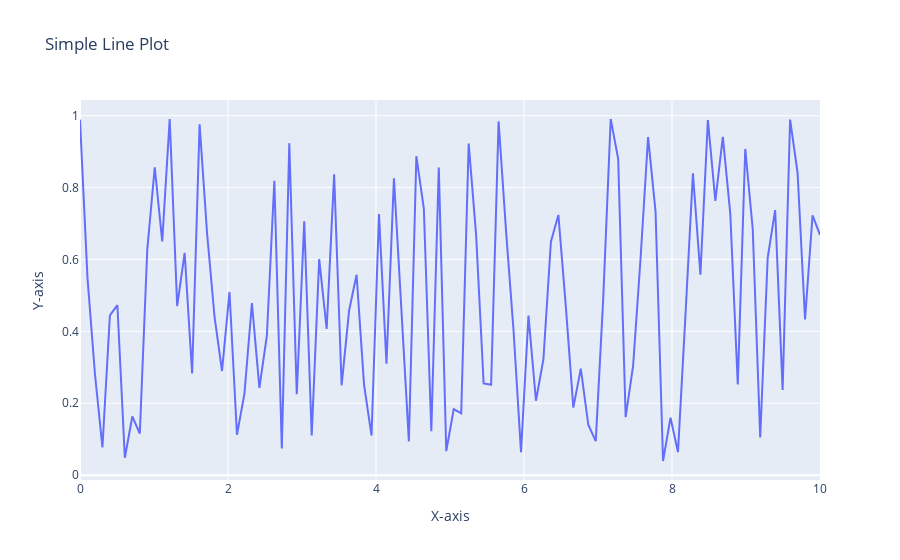

The notebook cell this image was saved under:
### Markdown cell above
### Q20

### Code cell
import plotly.graph_objs as go

np.random.seed(45)
x = np.linspace(0, 10, 100)
y = np.random.rand(100)

fig = go.Figure()
fig.add_trace(go.Scatter(x=x, y=y, mode='lines', name='Random Line'))

fig.update_layout(
    title='Simple Line Plot',
    xaxis_title='X-axis',
    yaxis_title='Y-axis'
)

fig.show()
